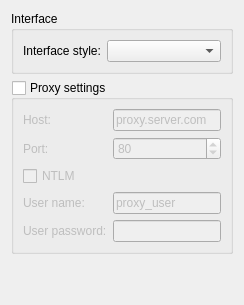
<?xml version="1.0" encoding="UTF-8"?>
<ui version="4.0">
 <class>TabSettings</class>
 <widget class="QWidget" name="wdg_tab_settings">
  <layout class="QVBoxLayout" name="verticalLayout">
   <item>
    <widget class="QGroupBox" name="grp_interface">
     <property name="title">
      <string>Interface</string>
     </property>
     <layout class="QFormLayout" name="interface_layout">
      <item row="0" column="0">
       <widget class="QLabel" name="lbl_ui_style">
        <property name="text">
         <string>Interface style:</string>
        </property>
       </widget>
      </item>
      <item row="0" column="1">
       <widget class="QComboBox" name="cbb_ui_style"/>
      </item>
     </layout>
    </widget>
   </item>
   <item>
    <widget class="QGroupBox" name="grp_proxy">
     <property name="title">
      <string>Proxy settings</string>
     </property>
     <property name="checkable">
      <bool>true</bool>
     </property>
     <property name="checked">
      <bool>false</bool>
     </property>
     <layout class="QFormLayout" name="proxy_layout">
      <item row="0" column="0">
       <widget class="QLabel" name="lbl_proxy_host">
        <property name="text">
         <string>Host:</string>
        </property>
       </widget>
      </item>
      <item row="0" column="1">
       <widget class="QLineEdit" name="lne_proxy_host">
        <property name="text">
         <string>proxy.server.com</string>
        </property>
       </widget>
      </item>
      <item row="1" column="0">
       <widget class="QLabel" name="lbl_proxy_port">
        <property name="text">
         <string>Port:</string>
        </property>
       </widget>
      </item>
      <item row="1" column="1">
       <widget class="QSpinBox" name="sbx_proxy_port">
        <property name="minimum">
         <number>1</number>
        </property>
        <property name="maximum">
         <number>65535</number>
        </property>
        <property name="value">
         <number>80</number>
        </property>
       </widget>
      </item>
      <item row="2" column="0" colspan="2">
       <widget class="QCheckBox" name="cbx_ntlm">
        <property name="text">
         <string>NTLM</string>
        </property>
       </widget>
      </item>
      <item row="3" column="0">
       <widget class="QLabel" name="lbl_proxy_user">
        <property name="text">
         <string>User name:</string>
        </property>
       </widget>
      </item>
      <item row="3" column="1">
       <widget class="QLineEdit" name="lne_proxy_user">
        <property name="text">
         <string>proxy_user</string>
        </property>
       </widget>
      </item>
      <item row="4" column="0">
       <widget class="QLabel" name="lbl_proxy_password">
        <property name="text">
         <string>User password:</string>
        </property>
       </widget>
      </item>
      <item row="4" column="1">
       <widget class="QLineEdit" name="lne_proxy_password">
        <property name="echoMode">
         <enum>QLineEdit::EchoMode::Password</enum>
        </property>
       </widget>
      </item>
     </layout>
    </widget>
   </item>
   <item>
    <spacer name="verticalSpacer">
     <property name="orientation">
      <enum>Qt::Orientation::Vertical</enum>
     </property>
     <property name="sizeHint" stdset="0">
      <size>
       <width>20</width>
       <height>40</height>
      </size>
     </property>
    </spacer>
   </item>
  </layout>
 </widget>
 <resources/>
 <connections/>
</ui>
